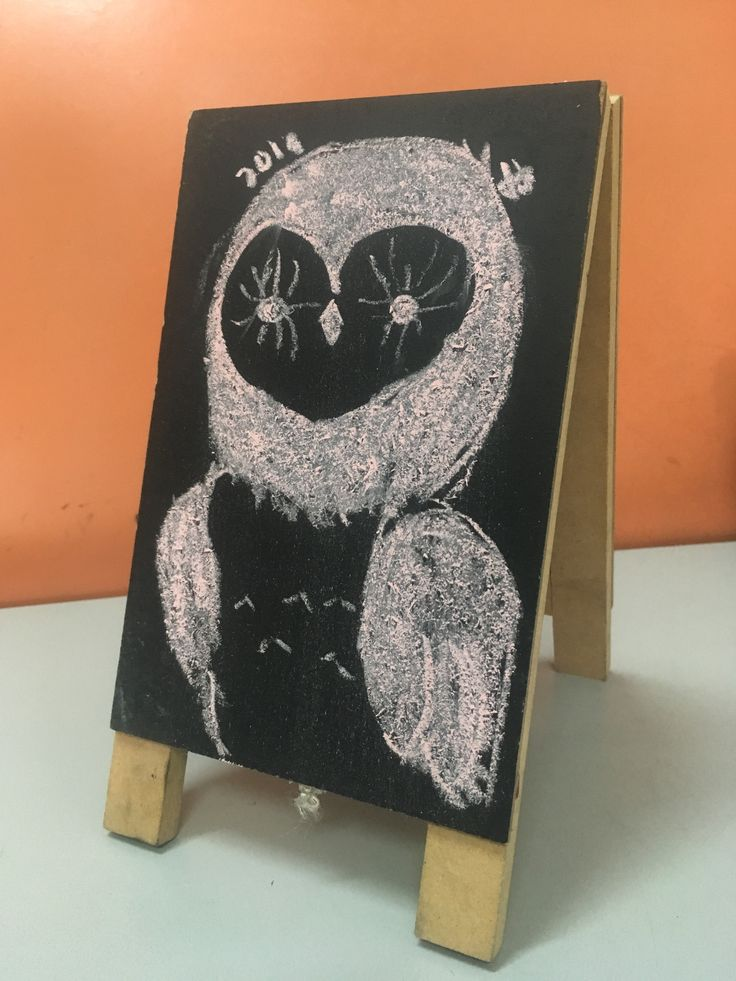
#> input picture images/ChalkOwl.jpg, 736 x 981 px, found by its file name
$ jupyter execute main.ipynb   (older library calls are emulated)
#> lines starting #> are read from the running program, lines starting #| are printed output that depends on the picture; after the words box and inside, x2 and y2 are one past the last pixel; in counts of white or black regions, pixels touching at a corner belong together
## Universidad Autonoma de Aguascalientes
## Departamento: Ciencias de La Computación
## Carrera: Ingenieria en Computación Inteligente
## Semestre: Agosto_Diciembre del 2025
### Curso: Lenguajes Inteligentes
### Maestro: Dr. Francisco Javier Luna Rosas
### Alumnos:
* Vanessa Reteguín - 375533
* Alan Josué García Quintero - 379985
* Eduardo Isaí López García - 382965
* Dairon Tadeo García Medina - 243395
* Jesús Yocsan Luevano Flores - 374408

## Tecnicas para el Procesamiento de Imagenes (Visualización de Datos)
El procesamiento digital de imágenes es el conjunto de técnicas que se aplican a las imágenes digitales con el objetivo de mejorar la calidad o facilitar la búsqueda de información.

# Documentación y recursos consultados
[1] Transforming Images: RGB to Grayscale and Gamma Correction with Python: https://medium.com/@sinhaaa003/transforming-images-rgb-to-grayscale-and-gamma-correction-with-python-fe5a0afa12b9

[2] Canny Edge Detection: https://docs.opencv.org/4.x/da/d22/tutorial_py_canny.html

[3] Laplacian of Gaussian Filter (LoG) for Image Processing: https://medium.com/@rajilini/laplacian-of-gaussian-filter-log-for-image-processing-c2d1659d5d2

[4] Exploring Edge Detection in Python: 2- Sobel Edge Detector: A Closer Look: https://medium.com/@erhan_arslan/exploring-edge-detection-in-python-2-sobel-edge-detector-a-closer-look-de051a7b56df

[5] Image Preprocessing with Computer Vision: Edge Detection Using Prewitt Algorithm: https://medium.com/@hassanjadoon2001/image-preprocessing-with-computer-vision-edge-detection-using-prewitt-algorithm-d4f00a2f1565

[6] Erosion and Dilation of images using OpenCV in Python: https://www.geeksforgeeks.org/python/erosion-dilation-images-using-opencv-python/

[7] Python | Morphological Operations in Image Processing (Opening) | Set-1: https://www.geeksforgeeks.org/python/python-morphological-operations-in-image-processing-opening-set-1/

[8] Image Translation using OpenCV | Python: https://www.geeksforgeeks.org/python/image-translation-using-opencv-python/

[9] Resizing and Rescaling Images with OpenCV: https://opencv.org/blog/resizing-and-rescaling-images-with-opencv/

[10] Skeletonization in Python using OpenCV: https://freedium.cfd/https://medium.com/analytics-vidhya/skeletonization-in-python-using-opencv-b7fa16867331

[cell 1]
import cv2
import matplotlib.pyplot as plt
import numpy as np

[cell 2]
# --- 1. Cargar imagen ---
# ruta = input("Ingresa la ruta de la imagen: ")  # ejemplo: "imagen.jpg"
ruta = "/content/ChalkOwl.jpg"
imagen = cv2.imread(ruta)
#> imagen is the input picture: shape (981, 736, 3); mean B, G, R 108.1, 129.9, 153.4

if imagen is None:
    print("No se pudo cargar la imagen. Verifica la ruta.")
    exit()

[cell 3]
# --- 2. Escala de grises ---
gris = cv2.cvtColor(imagen, cv2.COLOR_BGR2GRAY)

[cell 4]
# --- 3. Negativo ---
negativo = cv2.bitwise_not(imagen)

[cell 5]
# --- 4. Potencia (corrección gamma) --- [1]
gamma = 2.2
gamma_corrected = np.array(255 * (imagen / 255) ** gamma, dtype='uint8')

[cell 6]
# --- 5. Binarización ---
_, binaria = cv2.threshold(gris, 127, 255, cv2.THRESH_BINARY)
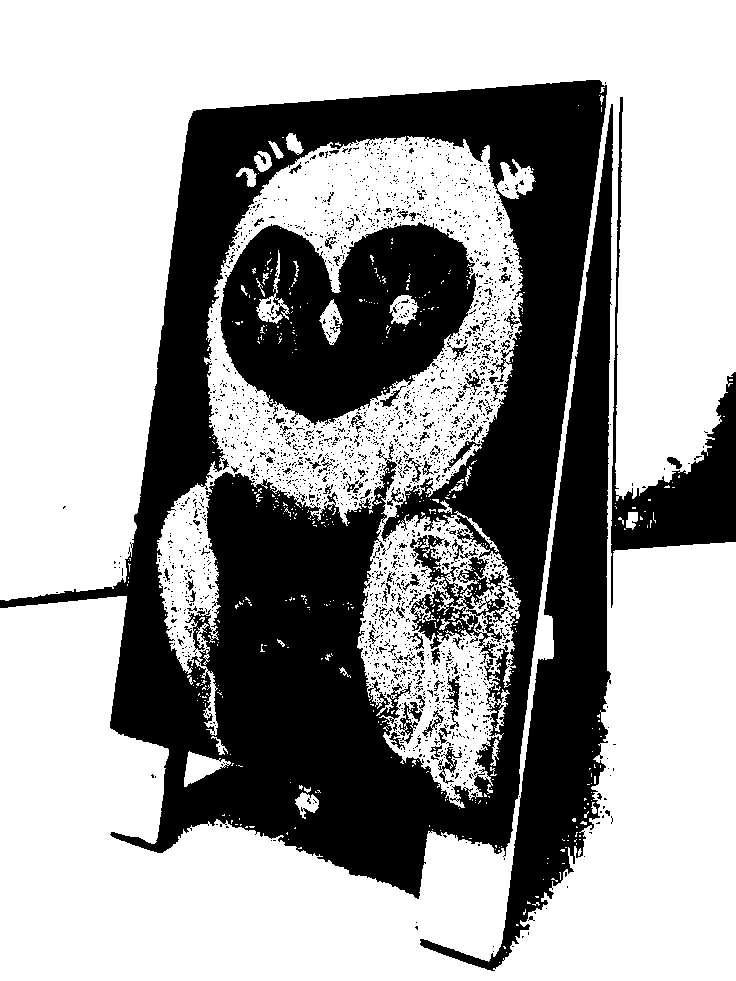
#> binaria: shape (981, 736); 63% white; 2237 black regions (2123 under 20 px), largest, box (x1, y1, x2, y2) and area: (0, 80, 607, 899) 168740, (420, 104, 613, 971) 37303, (220, 222, 476, 425) 33999

[cell 7]
# --- 6. Bordes --- [2]
Bordes_img = cv2.imread(ruta, cv2.IMREAD_GRAYSCALE)
#> Bordes_img: shape (981, 736); min 12, max 250, mean 134.5
edges = cv2.Canny(Bordes_img,100,200)
#> edges: shape (981, 736); 7.4% white in thin lines or dots

[cell 8]
# --- 7. Laplace --- [3]
Laplace_img = cv2.imread(ruta, cv2.IMREAD_COLOR)
Laplace_img = cv2.GaussianBlur(Laplace_img, (3, 3), 0)
image_gray = cv2.cvtColor(Laplace_img, cv2.COLOR_BGR2GRAY)
filtered_image = cv2.Laplacian(image_gray, cv2.CV_16S, ksize=9)

[cell 9]
# --- 8. Sobel --- [4]
image = cv2.imread(ruta, cv2.IMREAD_GRAYSCALE)
# Apply Sobel operator
sobel_x = cv2.Sobel(image, cv2.CV_64F, 1, 0, ksize=3)
sobel_y = cv2.Sobel(image, cv2.CV_64F, 0, 1, ksize=3)
# Calculate gradient magnitude
magnitude = np.sqrt(sobel_x**2 + sobel_y**2)
# Apply a threshold to identify edges
threshold = 50
edge_image = magnitude > threshold
#> edge_image: shape (981, 736) bool; 20.1% white; 886 white regions (839 under 20 px), largest, box (x1, y1, x2, y2) and area: (0, 78, 736, 958) 132921, (357, 231, 460, 365) 3146, (412, 910, 521, 974) 1009

[cell 10]
# --- 9. Prewitt --- [5]
Prewitt_image = cv2.imread(ruta)
gray_image = cv2.cvtColor(Prewitt_image, cv2.COLOR_BGR2GRAY)
# Apply Gaussian blur
Prewitt_img_gaussian = cv2.GaussianBlur(gray_image, (3, 3), 0)
# Prewitt Operator
kernelPrewittx = np.array([[1, 1, 1], [0, 0, 0], [-1, -1, -1]])
kernelPrewitty = np.array([[-1, 0, 1], [-1, 0, 1], [-1, 0, 1]])
# Apply Prewitt X Kernel
img_prewittx = cv2.filter2D(Prewitt_img_gaussian, -1, kernelPrewittx)
# Apply Prewitt Y Kernel
img_prewitty = cv2.filter2D(Prewitt_img_gaussian, -1, kernelPrewitty)
# Combine the two images
img_prewitt = img_prewittx + img_prewitty
# Convert the image back to uint8
img_prewitt_uint8 = cv2.convertScaleAbs(img_prewitt)

[cell 11]
# --- 10. Erosión --- [6]
Erosion_img = cv2.imread(ruta, 0)
Erosion_kernel = np.ones((5, 5), np.uint8)
img_erosion = cv2.erode(Erosion_img, Erosion_kernel, iterations=1)

[cell 12]
# --- 11. Dilatación --- [6]
Dilatation_img = cv2.imread(ruta, 0)
dilatation_kernel = np.ones((5, 5), np.uint8)
img_dilation = cv2.dilate(Dilatation_img, dilatation_kernel, iterations=1)

[cell 13]
# --- 12. Apertura (Opening) --- [7]
Opening_img = cv2.imread(ruta, 0)
# Define 5x5 structuring element (kernel)
Opening_kernel = np.ones((3, 3), np.uint8)
# Apply Opening to remove small white noise
opening = cv2.morphologyEx(Opening_img, cv2.MORPH_OPEN, Opening_kernel)

[cell 14]
# --- 13. Cierre (Closing) --- [7]
Closing_img = cv2.imread(ruta, 0)
Closing_kernel = np.ones((3, 3), np.uint8)
closing = cv2.morphologyEx(Closing_img, cv2.MORPH_CLOSE, Closing_kernel)

[cell 15]
# --- 14. Rotación ---
h, w = imagen.shape[:2]   # alto, ancho
#> h = 981; w = 736
centro = (w // 2, h // 2)
#> centro = (368, 490)
angulo = 45              # grados de rotación
escala = 1.0
matriz_rotacion = cv2.getRotationMatrix2D(centro, angulo, escala)
rotada = cv2.warpAffine(imagen, matriz_rotacion, (w, h))
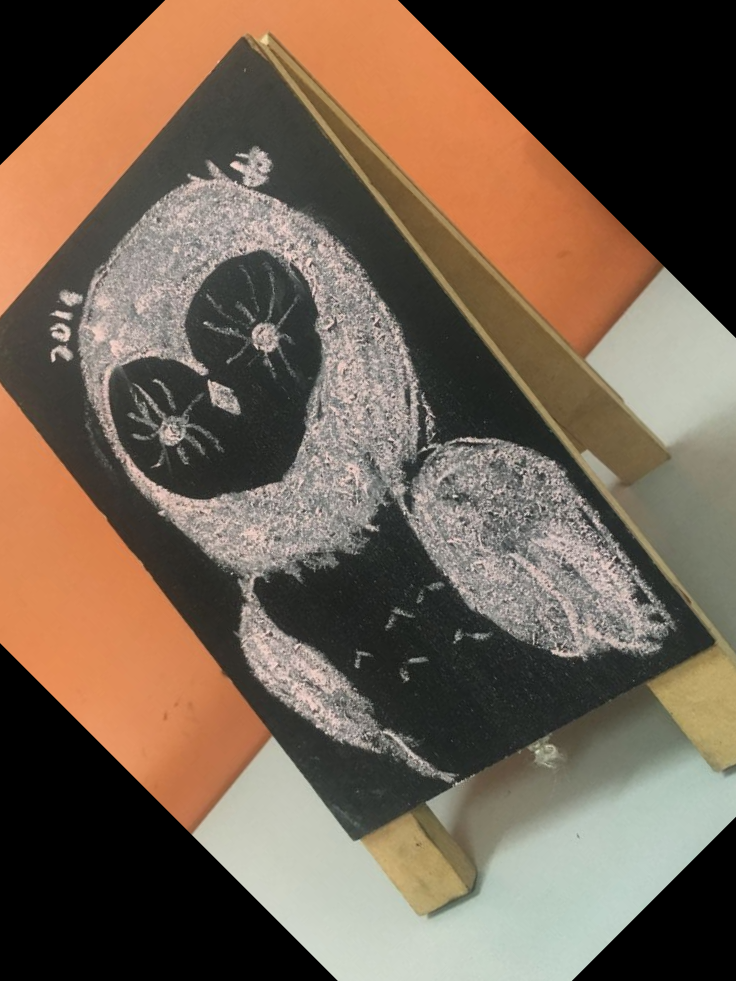
#> rotada: shape (981, 736, 3); mean B, G, R 81.2, 97, 113.8

[cell 16]
# --- 15. Traslación --- [8]
traslation_image = cv2.imread(ruta)
height, width = traslation_image.shape[:2]
#> height = 981; width = 736
quarter_height, quarter_width = height / 4, width / 4
#> quarter_height = 245.2; quarter_width = 184
T = np.float32([[1, 0, quarter_width], [0, 1, quarter_height]])
#> T = [[1, 0, 184], [0, 1, 245.2]]
img_translation = cv2.warpAffine(image, T, (width, height))
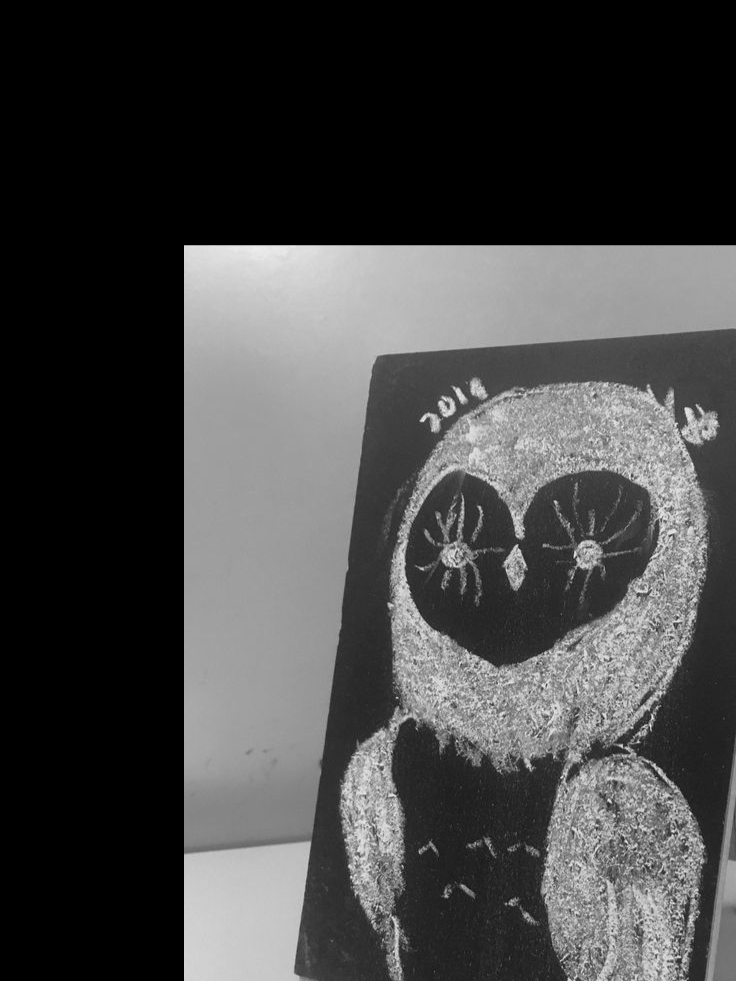
#> img_translation: shape (981, 736); min 0, max 243, mean 69.4

[cell 17]
# --- 16. Escalamiento --- [9]
rezie_image = cv2.imread(ruta)
new_width = 300
new_height = 250
resized_image = cv2.resize(rezie_image, (new_width, new_height))
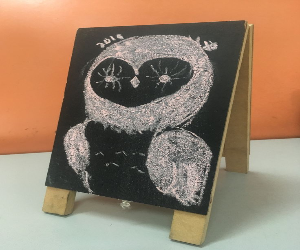
#> resized_image: shape (250, 300, 3); mean B, G, R 108, 129.8, 153.3

[cell 18]
# --- 17. Esquelitización --- [10]
# Read the image as a grayscale image
img_skeletonization = cv2.imread(ruta, 0)
# Threshold the image
ret,img_skeletonization = cv2.threshold(img_skeletonization, 127, 255, 0)
# Step 1: Create an empty skeleton
size = np.size(img_skeletonization)
#> size = 722016
skel = np.zeros(img_skeletonization.shape, np.uint8)
# Get a Cross Shaped Kernel
element = cv2.getStructuringElement(cv2.MORPH_CROSS, (3,3))
# Repeat steps 2-4
while True:
    #Step 2: Open the image
    open = cv2.morphologyEx(img_skeletonization, cv2.MORPH_OPEN, element)
    #Step 3: Substract open from the original image
    temp = cv2.subtract(img_skeletonization, open)
    #Step 4: Erode the original image and refine the skeleton
    eroded = cv2.erode(img_skeletonization, element)
    skel = cv2.bitwise_or(skel,temp)
    img_skeletonization = eroded.copy()
    # Step 5: If there are no white pixels left ie.. the image has been completely eroded, quit the loop
    if cv2.countNonZero(img_skeletonization)==0:
        break
#> img_skeletonization: shape (981, 736); every value is 0
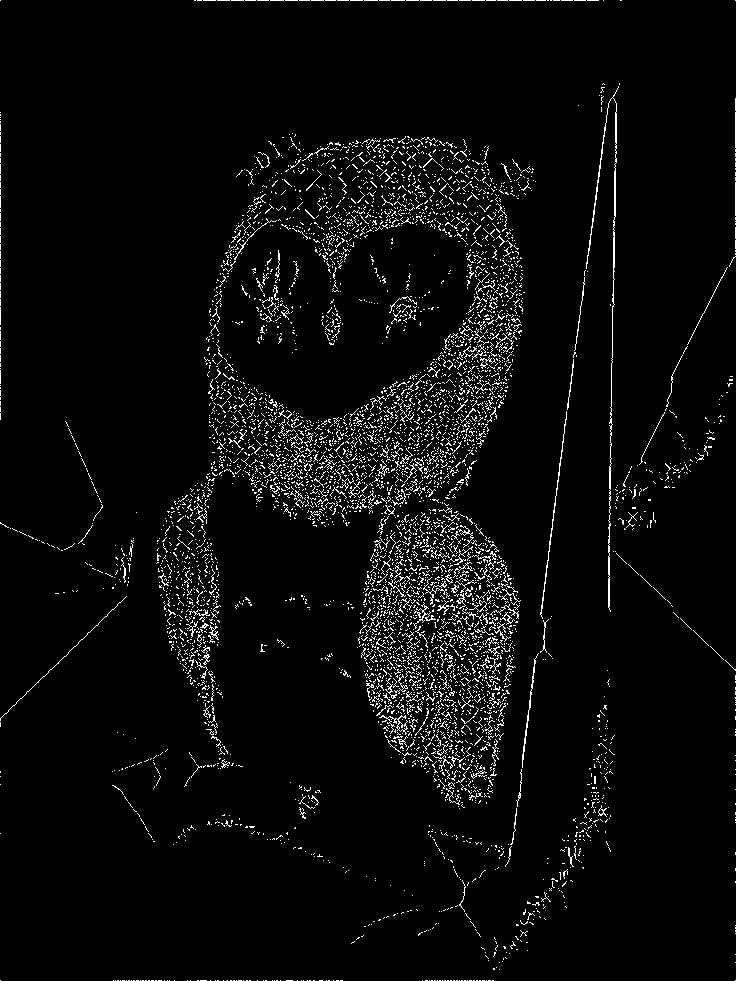
#> skel: shape (981, 736); 4% white in thin lines or dots

[cell 19]
# --- X. Abrillantar (potenciar brillo) ---
brillo = cv2.convertScaleAbs(imagen, alpha=1.2, beta=30)
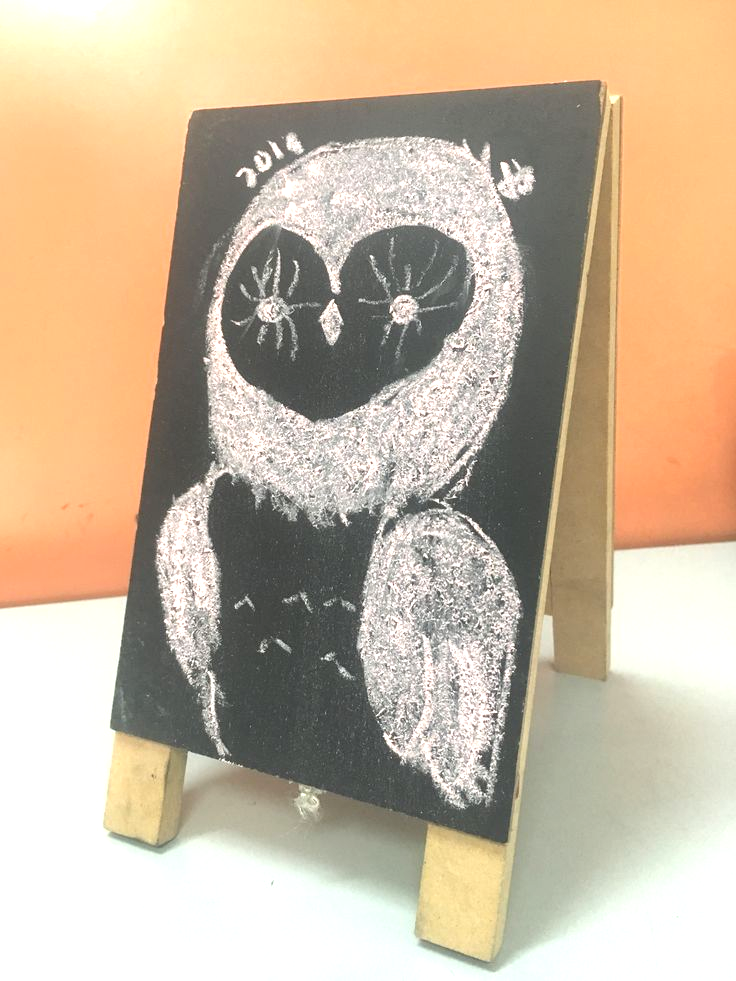
#> brillo: shape (981, 736, 3); mean B, G, R 158.2, 182.3, 199.7

[cell 20]
# ---- Mostrar imágenes ----
plt.figure(figsize=(16, 8))

[cell 21]
### Original
plt.subplot(1, 1, 1)
plt.title("Original")
plt.imshow(cv2.cvtColor(imagen, cv2.COLOR_BGR2RGB))
plt.axis('off')

[cell 22]
### Negativo
plt.subplot(2, 1, 1)
plt.title("Negativo")
plt.imshow(cv2.cvtColor(negativo, cv2.COLOR_BGR2RGB))
plt.axis('off')

[cell 23]
### Escala de grises
plt.subplot(2, 1, 1)
plt.title("Escala de grises")
plt.imshow(gris, cmap='gray')
plt.axis('off')

[cell 24]
### Potencia (corrección gamma) [1]
plt.subplot(2, 1, 1)
plt.title("Corrección gamma")
plt.imshow(cv2.cvtColor(gamma_corrected, cv2.COLOR_BGR2RGB))
plt.axis('off')

[cell 25]
### Binarizada
plt.subplot(2, 1, 1)
plt.title("Binarizada")
plt.imshow(binaria, cmap='gray')
plt.axis('off')

[cell 26]
### Bordes [2]
plt.subplot(2, 1, 1)
plt.title("Bordes")
plt.imshow(edges, cmap='gray')
plt.xticks([])
plt.yticks([])
plt.axis('off')

[cell 27]
### Laplace [3]
plt.subplot(2, 1, 1)
plt.title("Laplace")
plt.imshow(filtered_image, cmap='gray')
plt.axis('off')

[cell 28]
### Sobel [4]
plt.subplot(2, 1, 1)
plt.title("Sobel")
plt.imshow(edge_image, cmap='gray')
plt.axis('off')

[cell 29]
### Prewitt [5]
plt.subplot(2, 1, 1)
plt.title("Prewitt")
plt.imshow(img_prewitt_uint8, cmap='gray')
plt.axis('off')

[cell 30]
### Erosión [6]
plt.subplot(2, 1, 1)
plt.title("Erosión")
plt.imshow(img_erosion, cmap='gray')
plt.axis('off')

[cell 31]
### Dilatación [6]
plt.subplot(2, 1, 1)
plt.title("Dilatación")
plt.imshow(img_dilation, cmap='gray')
plt.axis('off')

[cell 32]
### Apertura [7]
plt.subplot(2, 1, 1)
plt.title("Apertura")
plt.imshow(cv2.cvtColor(opening, cv2.COLOR_BGR2RGB))
plt.axis('off')

[cell 33]
### Cierre [7]
plt.subplot(2, 1, 1)
plt.title("Cierre")
plt.imshow(cv2.cvtColor(closing, cv2.COLOR_BGR2RGB))
plt.axis('off')

[cell 34]
### Rotación
plt.subplot(2, 1, 1)
plt.title("rotación")
plt.imshow(cv2.cvtColor(rotada, cv2.COLOR_BGR2RGB))
plt.axis('off')

[cell 35]
### Traslación [8]
plt.subplot(2, 1, 1)
plt.title("Traslación")
plt.imshow(cv2.cvtColor(img_translation, cv2.COLOR_BGR2RGB))
plt.axis('off')

[cell 36]
### Escalamiento [9]
plt.subplot(2, 1, 1)
plt.title("Escalamiento")
plt.imshow(cv2.cvtColor(resized_image, cv2.COLOR_BGR2RGB))
plt.axis('off')

[cell 37]
### Esquelitización [10]
plt.subplot(2, 1, 1)
plt.title("Esquelitización")
plt.imshow(cv2.cvtColor(skel, cv2.COLOR_BGR2RGB))
plt.axis('off')

[cell 38]
# ---- Histograma ----
# Calcular histograma de la imagen original
color = ('b', 'g', 'r')
plt.subplot(2, 1, 2)
for i, col in enumerate(color):
    hist = cv2.calcHist([imagen], [i], None, [256], [0, 256])
    plt.plot(hist, color=col)
    plt.xlim([0, 256])
plt.title("Histograma de la imagen original")
plt.xlabel("Nivel de intensidad")
plt.ylabel("Cantidad de píxeles")
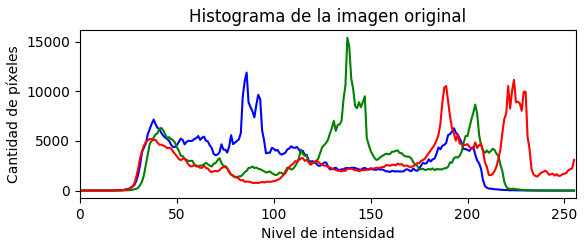
#> figure drawn by matplotlib, 1 panel; curve peaks at x = 86, y = 11882; curve peaks at x = 138, y = 15385; curve peaks at x = 224, y = 11149
